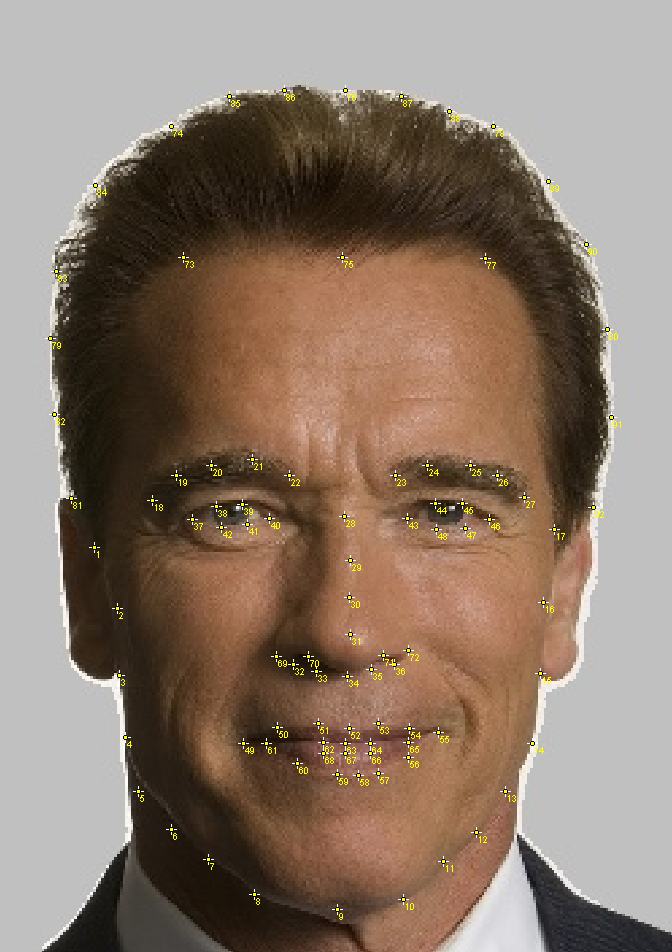
#> input picture face_model_human/ImageJFaceMark_Example.png, 672 x 952 px
$ python -i gen_feature_matched_face_pairs7_magneto.py   (imports and definitions only)
#> lines starting #> are read from the running program, lines starting #| are printed output that depends on the picture
### FeatureMatching/Model/AAM_Model.py
import numpy as np
import scipy.io as sio


from .AAM_gen_image import AAM_gen_image, get_randn_param

#%% AAM_Model
class AAM_Model():
    # AAM_MODEL Active Apearance Model

    def __init__(self, data_file):
        model_data = sio.loadmat(data_file, struct_as_record=False, squeeze_me=True)
        self.data = model_data['model'];
        self.npc_mark = model_data['npc_id_mark'] # number of PC
        self.npc_texture = model_data['npc_id_texture']

    #%% helper

    # [49 lines left out: functions gen_random_params, gen_image_param, not called in this run]

### face_model_human/gen_feature_matched_face_pairs7_magneto.py
# -*- coding: utf-8 -*-
# gen face similar to target face (fixed small distance in face space)
# and low level feature matched

# Distribution difference measure: KL divergence
# Match outer contour also

import time
t_start = time.time()


#%%

import numpy as np
# import concurrent.futures
# import matplotlib.pyplot as plt

from scipy import optimize

from skimage.color import rgb2hsv, rgb2gray
import pickle


#%% input
import sys
if len(sys.argv)>1:
    iface = int(sys.argv[1])
else:
    iface = 0

#%% check where the code is running
import os
if os.name=='nt':
    sys.path.append('D:/github/AAM')
    model_data = 'D:/Project2 memory/2D_monkey_face_model/Model_Data/Face_Model_Data.mat';
else:
    model_data = '../data/Face_Model_Data.mat'


#%% optimization options

# op_method = 'BFGS'
# options_optimize = {'disp': True, 'maxiter': 1000, 'gtol': 1e-03, 'eps': 1e-02}

op_method = 'Nelder-Mead'
options_optimize = {'disp': True, 'maxiter': 1000}


#%% initialize face generator
from Model.AAM_Model import AAM_Model

# [1 line that did not run here, left out]
output_res = [300, 300]
options_face_gen = {'normalized': True, 'ndim_shape': 10}

#%% familiar faces params (shape-appearance feature)
# [1 line not run here, left out]
# [1 line that did not run here, left out]
# [1 line that did not run here, left out]

#%%
rng = np.random.default_rng()


#%% get image features
bin_hue = np.arange(0,1.01,0.01)
bin_low = np.arange(-10,10,0.5)

def get_image_features_distribution(im):

    im_gray = rgb2gray(im.squeeze())
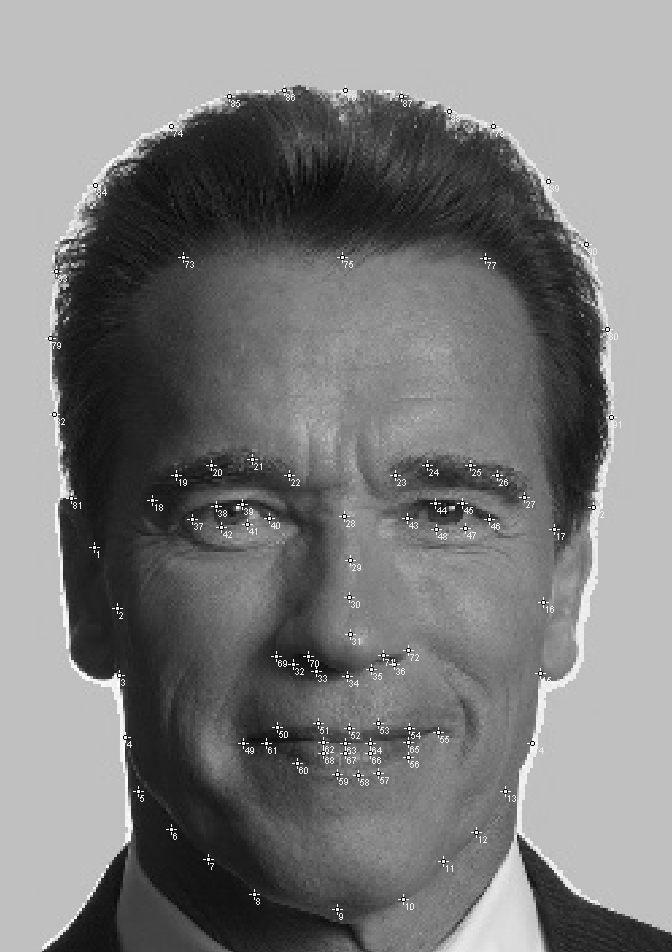
#> im_gray: shape (952, 672) float64; min 0, max 1, mean 0.487

    lum = im_gray.mean()
#> lum = 0.487
    contrast = np.square(im_gray-128).mean()
#> contrast = 16259.7

    im_hsv = rgb2hsv(im.squeeze())
#> im_hsv: shape (952, 672, 3) float64; mean of channels 0, 1, 2 0.0787, 0.31, 0.548
    hue = im_hsv[:,:,0].flatten()
    hue_pdf = np.histogram(hue, bin_hue)[0]/len(hue)
#> hue_pdf = 100 values, max 0.299 at index 0, min 0 at index 15, mean 0.01

    return lum, contrast, hue_pdf


#%% optimize


# [47 lines left out: function find_low_level_matched_face, not called in this run]


#%%
deviation = 1.5

# results = []
# [9 lines not run here, left out]


t_end = time.time()
t_diff = t_end - t_start
# [1 line not run here, left out]

>>> import cv2
>>> picture = cv2.cvtColor(cv2.imread('ImageJFaceMark_Example.png'), cv2.COLOR_BGR2RGB)
>>> result = get_image_features_distribution(picture)
